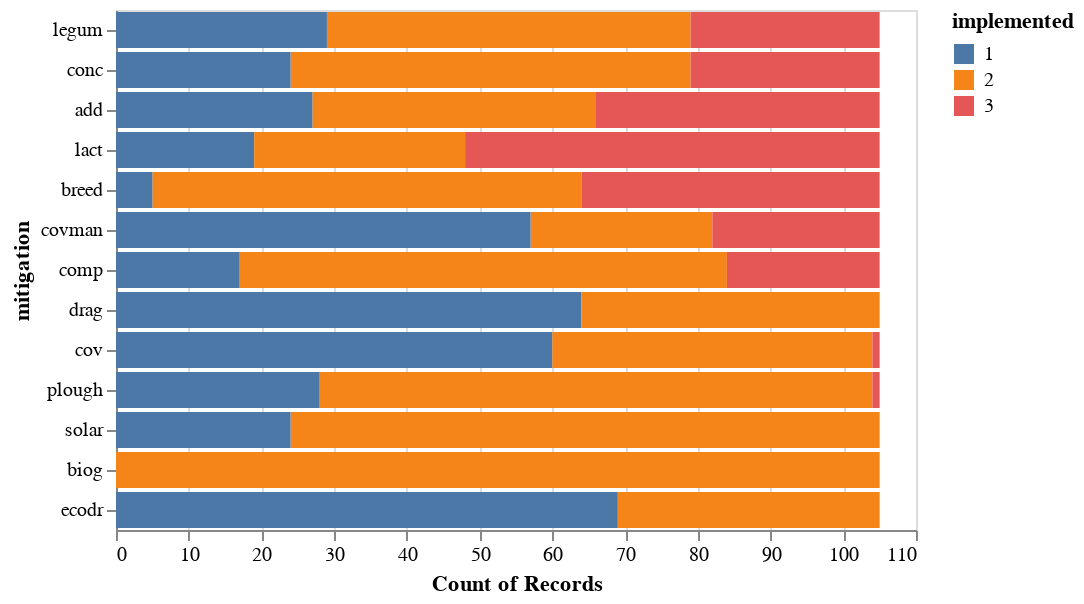

Notebook code cell kept with this figure:
### Markdown cell above
### What mitigations are implemented most and least often?

### Code cell
alt.Chart(mitigation_df).mark_bar().encode(
    x='count(implemented)',
    y=alt.Y('mitigation', sort=implemented_columns),
    color='implemented:N'
)

### Figure 1 — Vega-Lite specification as saved in the notebook (floating-point values rounded to 4 significant figures; data arrays with more than 128 entries replaced by an {"elided": "..."} marker saying what was removed)
{"config": {"view": {"continuousWidth": 400, "continuousHeight": 300}}, "data": {"name": "data-28c9b768757230f3b662a18bcbed2501"}, "mark": "bar", "encoding": {"color": {"type": "nominal", "field": "implemented"}, "x": {"type": "quantitative", "aggregate": "count", "field": "implemented"}, "y": {"type": "nominal", "field": "mitigation", "sort": ["legum", "conc", "add", "lact", "breed", "covman", "comp", "drag", "cov", "plough", "solar", "biog", "ecodr"]}}, "$schema": "https://vega.github.io/schema/vega-lite/v4.8.1.json", "datasets": {"data-28c9b768757230f3b662a18bcbed2501": {"elided": "1365 records"}}}
